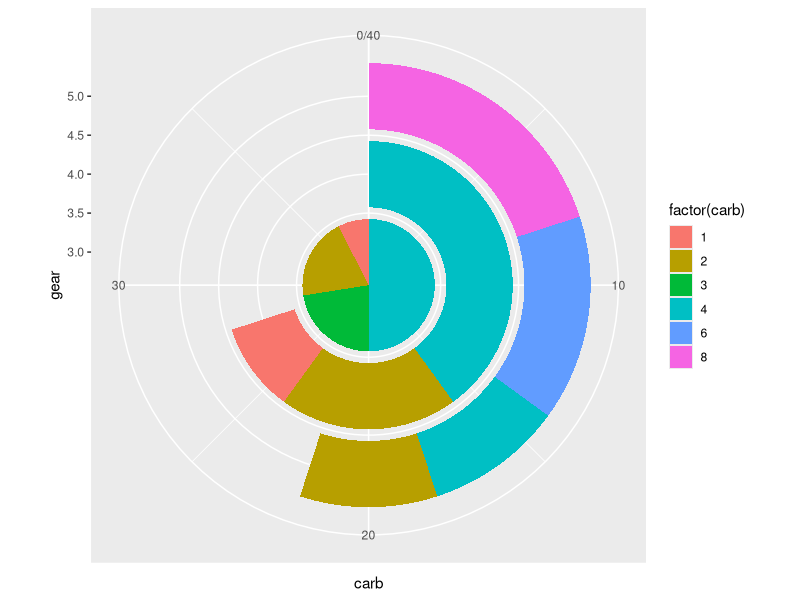

Write the R code that produced this figure.
## ---- chunk 1
table(mtcars$cyl)

## ---- chunk 2

## ---- chunk 3

## ---- chunk 4
library(ggplot2)
ggplot(mtcars, aes(x = gear, y = carb, fill = factor(carb))) + 
  geom_bar(width = 0.85, stat="identity") +    
  coord_polar(theta = "y") 
